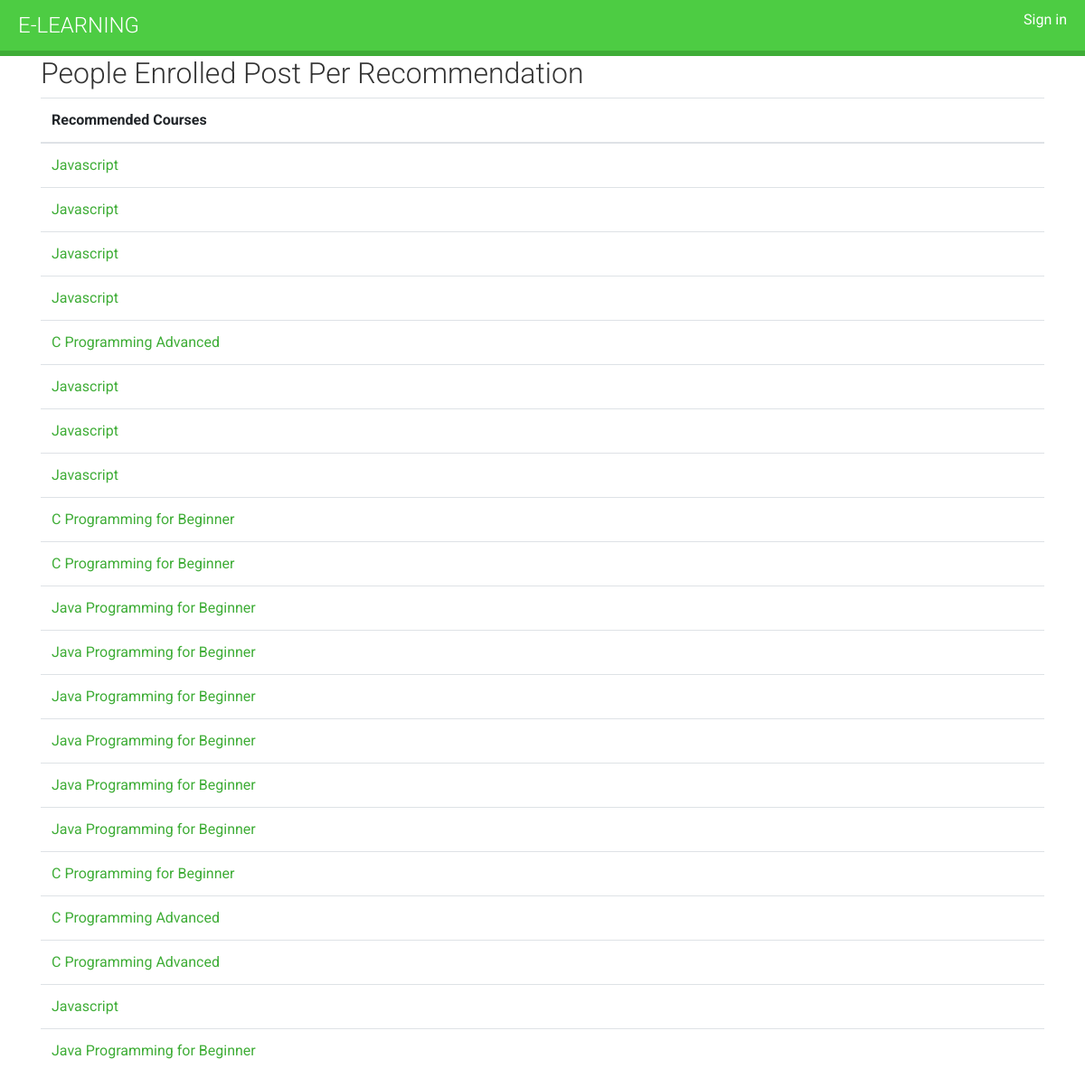
The page /history/ on the database its author committed.
### recommend/models.py (models this page shows, shortened)
class History(models.Model):
	user = models.ForeignKey(User, on_delete=models.CASCADE)
	content_type = models.ForeignKey(ContentType, on_delete=models.SET_NULL, null=True)
	object_id = models.IntegerField()
	content_object = GenericForeignKey()
	viewed_on = models.DateTimeField(auto_now_add=True)
	class Meta:
		verbose_name_plural = 'Histories'

### courses/models.py (models this page shows)
class Course(models.Model):
    owner = models.ForeignKey(User,
                              related_name='courses_created',
                              on_delete=models.CASCADE)
    subject = models.ForeignKey(Subject,
                                related_name='courses',
                                on_delete=models.CASCADE)
    title = models.CharField(max_length=200)
    slug = models.SlugField(max_length=200, unique=True)
    overview = models.TextField()
    created = models.DateTimeField(auto_now_add=True)
    students = models.ManyToManyField(User,
                                      related_name='courses_joined',
                                      blank=True)
    class Meta:
        ordering = ['-created']
    def __str__(self):
        return self.title

### recommend/views.py (the view)
# urls.py: path('', views.HistoryList.as_view(), name='history'),
class HistoryList(ListView):
    def get_queryset(self):
        user_history = History.objects.all()
        return user_history

### recommend/templates/recommend/history_list.html
{% extends 'base.html' %}
{% block content %}
<div class="container">
    <h2>People Enrolled Post Per Recommendation</h2>
        <div class="row">
            <div class="col-12">
                <table class="table">
                <thead>
                <tr>
                    <th scope="col">Recommended Courses</th>
                </tr>
                </thead>
                <tbody>
                {% for history in history_list %}
                    <tr>
                        <td><a href="{{ course.get_absolute_url }}">{{ history.content_object }}</a></td>
                    </tr>
                {% endfor %}
                </tbody>
            </table>
            </div>
        </div>
</div>
{% endblock %}

### courses/templates/base.html (shortened to what this page needs)
{% load staticfiles %}
<!DOCTYPE html>
<html>
<head>
    <link rel="stylesheet" href="https://cdnjs.cloudflare.com/ajax/libs/Chart.js/2.8.0/Chart.min.css" />
  <link rel="stylesheet" href="https://stackpath.bootstrapcdn.com/bootstrap/4.5.2/css/bootstrap.min.css">
  <link href="{% static "css/base.css" %}" rel="stylesheet">
</head>
<body>
  <div id="header">
    <a href="/" class="logo">E-Learning</a>
    <ul class="menu">
      {% if request.user.is_authenticated %}
        <li><a href="{% url "logout" %}">Sign out</a></li>
      {% else %}
        <li><a href="{% url "login" %}">Sign in</a></li>
      {% endif %}
    </ul>
  </div>
  <div id="content">
    {% block content %}
    {% endblock %}
  </div>
</body>

### courses/static/css/base.css (style rules this page uses)
body { margin:0; font-family:'Roboto', sans-serif; font-weight:400; color:#333; }
a { color:#3fad37; text-decoration:none; }
ul { float:left; }
h1, h2, h3, h4, h5, h6 { font-family:'Roboto', sans-serif; font-weight:300; }
#header { background:#4dcc43; overflow:auto; padding:10px 20px; border-bottom:6px solid #3fad37; }
#header .logo { text-decoration:none; font-family:'Roboto', sans-serif; font-weight:300; text-transform:uppercase; font-size:24px; color:#fff; float:left; }
#header a { color:#fff; }
#header .menu { list-style:none; float:right; margin:0; padding:0; }

### rows shown on the page
History: content_object "Javascript"
History: content_object "Javascript"
History: content_object "Javascript"
History: content_object "Javascript"
History: content_object "C Programming Advanced"
History: content_object "Javascript"
History: content_object "Javascript"
History: content_object "Javascript"
History: content_object "C Programming for Beginner"
History: content_object "C Programming for Beginner"
History: content_object "Java Programming for Beginner"
History: content_object "Java Programming for Beginner"
History: content_object "Java Programming for Beginner"
History: content_object "Java Programming for Beginner"
History: content_object "Java Programming for Beginner"
History: content_object "Java Programming for Beginner"
History: content_object "C Programming for Beginner"
History: content_object "C Programming Advanced"
History: content_object "C Programming Advanced"
History: content_object "Javascript"
History: content_object "Java Programming for Beginner"
